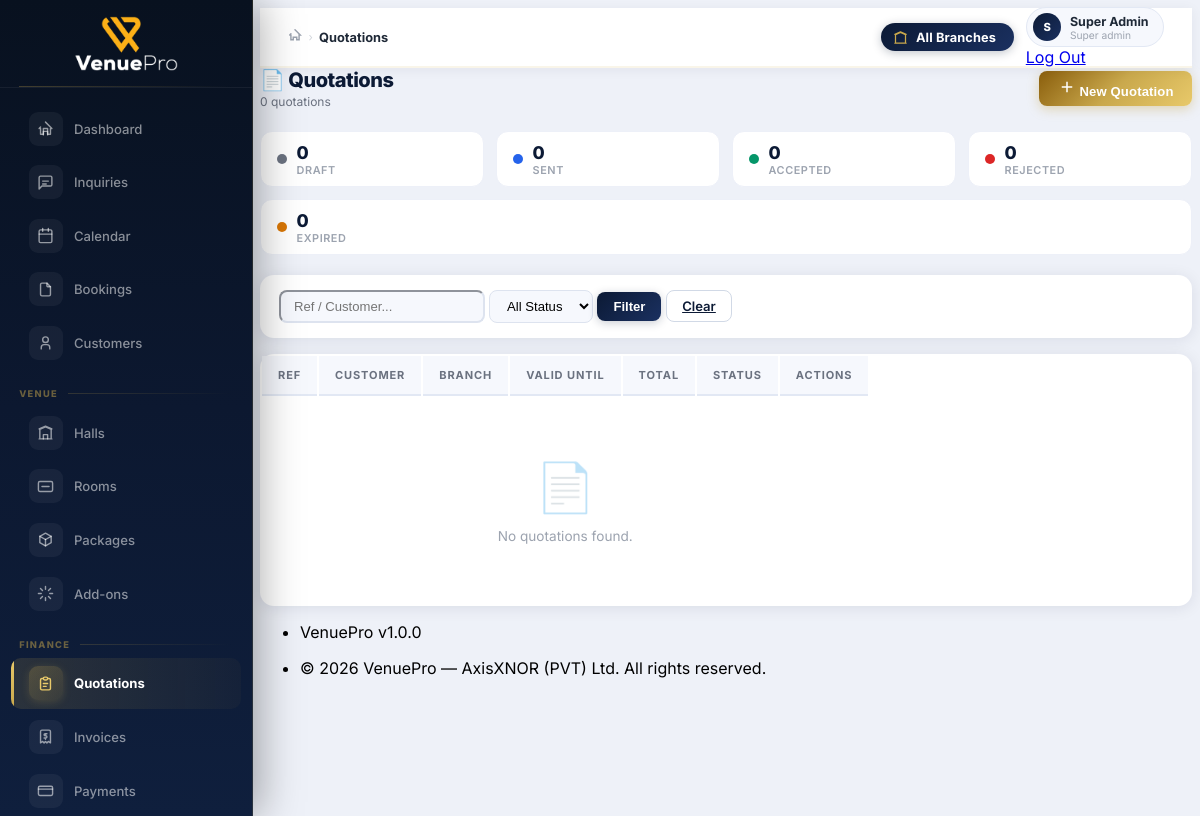
Page /modules/quotations/index.php (signed in) on the committed database.
### tables this page shows
CREATE TABLE `users` (
  `id` int(11) NOT NULL AUTO_INCREMENT,
  `branch_id` int(11) DEFAULT NULL,
  `role_id` int(11) NOT NULL,
  `user_id` varchar(20) DEFAULT NULL,
  `username` varchar(100) DEFAULT NULL,
  `name` varchar(150) NOT NULL,
  `email` varchar(150) NOT NULL,
  `password` varchar(255) NOT NULL,
  `phone` varchar(20) DEFAULT NULL,
  `avatar` varchar(255) DEFAULT NULL,
  `language` enum('en','ta','si') DEFAULT 'en',
  `is_active` tinyint(1) DEFAULT 1,
  `last_login` timestamp NULL DEFAULT NULL,
  `created_at` timestamp DEFAULT current_timestamp(),
  `updated_at` timestamp DEFAULT current_timestamp() ON UPDATE current_timestamp(),
  PRIMARY KEY (`id`),
  UNIQUE KEY `email` (`email`),
  UNIQUE KEY `user_id` (`user_id`),
  KEY `branch_id` (`branch_id`),
  KEY `role_id` (`role_id`),
  FOREIGN KEY (`branch_id`) REFERENCES `branches`(`id`) ON DELETE SET NULL,
  FOREIGN KEY (`role_id`) REFERENCES `roles`(`id`)
);

CREATE TABLE `roles` (
  `id` int(11) NOT NULL AUTO_INCREMENT,
  `name` varchar(50) NOT NULL,
  `slug` varchar(50) NOT NULL,
  `description` text DEFAULT NULL,
  PRIMARY KEY (`id`),
  UNIQUE KEY `slug` (`slug`)
);

### modules/quotations/index.php (the view, shortened to what the rows shown need)
<?php
Auth::check();
require_once ROOT_PATH . '/includes/header.php';
?>
<div class="vp-page-header">
  <div>
    <h1 class="vp-page-title">📄 <?= Lang::t('quotations') ?></h1>
  </div>
</div>
<div class="card vp-card">
  <div class="table-responsive">
    <table class="table table-vcenter vp-table mb-0">
      <thead>
        <tr><th>Ref</th><th>Customer</th><th>Branch</th><th>Valid Until</th><th>Total</th><th>Status</th><th>Actions</th></tr>
      </thead>
    </table>
  </div>
</div>
<?php require_once ROOT_PATH . '/includes/footer.php'; ?>

### includes/header.php (shortened to what the rows shown need)
<!doctype html>
<html lang="<?= Lang::current() ?>">
<head>
  <link rel="stylesheet" href="https://cdn.jsdelivr.net/npm/@tabler/core@1.0.0-beta21/dist/css/tabler.min.css">
  <link rel="stylesheet" href="<?= BASE_URL ?>/assets/css/app.css">
</head>
<body class="antialiased">
<?php $cu = Auth::currentUser(); ?>
<div class="wrapper">
  <div class="page-wrapper">
    <div class="vp-topbar">
      <div class="vp-topbar-right">
        <div class="nav-item dropdown">
          <a href="#" class="vp-topbar-user" data-bs-toggle="dropdown">
            <div class="vp-topbar-avatar"><?= strtoupper(substr($cu['name'], 0, 1)) ?></div>
            <div class="d-none d-md-block">
              <div class="vp-topbar-uname"><?= Helper::sanitize($cu['name']) ?></div>
              <div class="vp-topbar-urole"><?= ucfirst(str_replace('_', ' ', $cu['role'])) ?></div>
            </div>
          </a>
        </div>
      </div>
    </div>
    <div class="page-body">
      <div class="container-xl">

### rows in the picture
users: name "S", name "Super Admin", role.slug "Super admin"

### other values in the picture
Helper::sanitize($bc['label']) "Quotations"
Lang::t('quotations') "Quotations"
$total "0"
$cnt "0"
$chip['label'] "DRAFT"
$chip['label'] "SENT"
$chip['label'] "ACCEPTED"
$chip['label'] "REJECTED"
$chip['label'] "EXPIRED"
APP_NAME "VenuePro"
APP_VERSION "1.0.0"
